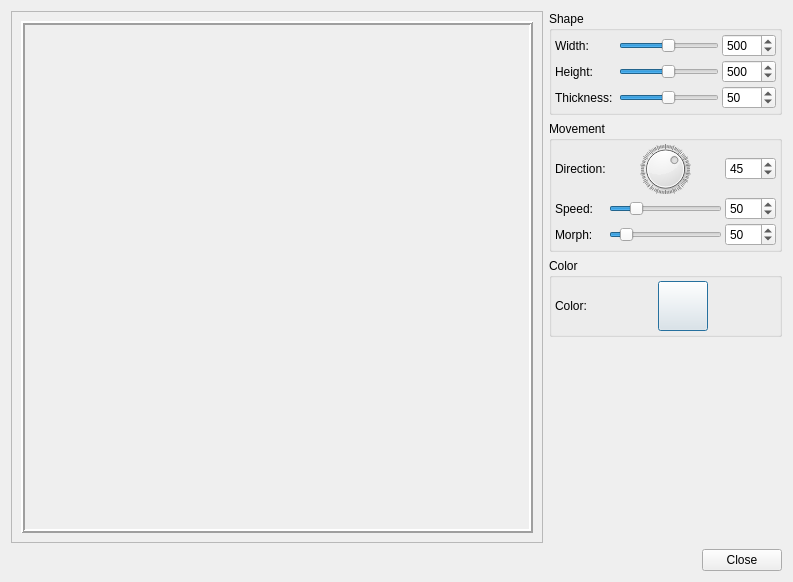
<?xml version="1.0" encoding="UTF-8"?>
<ui version="4.0">
 <class>LayerEffectSettings</class>
 <widget class="QDialog" name="LayerEffectSettings">
  <property name="geometry">
   <rect>
    <x>0</x>
    <y>0</y>
    <width>788</width>
    <height>582</height>
   </rect>
  </property>
  <property name="windowTitle">
   <string>Effect Layer Settings</string>
  </property>
  <layout class="QVBoxLayout" name="verticalLayout_3">
   <item>
    <layout class="QHBoxLayout" name="horizontalLayout_4" stretch="3,2">
     <item>
      <widget class="QFrame" name="frameVideo">
       <property name="sizePolicy">
        <sizepolicy hsizetype="Preferred" vsizetype="Preferred">
         <horstretch>0</horstretch>
         <verstretch>0</verstretch>
        </sizepolicy>
       </property>
       <property name="frameShape">
        <enum>QFrame::StyledPanel</enum>
       </property>
       <property name="frameShadow">
        <enum>QFrame::Raised</enum>
       </property>
       <layout class="QGridLayout" name="gridLayout">
        <item row="0" column="0">
         <widget class="QLabel" name="lblPreview">
          <property name="sizePolicy">
           <sizepolicy hsizetype="Preferred" vsizetype="Preferred">
            <horstretch>0</horstretch>
            <verstretch>0</verstretch>
           </sizepolicy>
          </property>
          <property name="minimumSize">
           <size>
            <width>512</width>
            <height>512</height>
           </size>
          </property>
          <property name="autoFillBackground">
           <bool>true</bool>
          </property>
          <property name="frameShape">
           <enum>QFrame::Box</enum>
          </property>
          <property name="frameShadow">
           <enum>QFrame::Raised</enum>
          </property>
          <property name="lineWidth">
           <number>2</number>
          </property>
          <property name="text">
           <string/>
          </property>
          <property name="scaledContents">
           <bool>true</bool>
          </property>
          <property name="alignment">
           <set>Qt::AlignCenter</set>
          </property>
         </widget>
        </item>
       </layout>
      </widget>
     </item>
     <item>
      <layout class="QVBoxLayout" name="verticalLayout_2">
       <item>
        <widget class="QGroupBox" name="groupBox">
         <property name="title">
          <string>Shape</string>
         </property>
         <layout class="QGridLayout" name="gridLayout_3">
          <property name="leftMargin">
           <number>3</number>
          </property>
          <property name="topMargin">
           <number>3</number>
          </property>
          <property name="rightMargin">
           <number>3</number>
          </property>
          <property name="bottomMargin">
           <number>3</number>
          </property>
          <property name="spacing">
           <number>3</number>
          </property>
          <item row="1" column="0">
           <widget class="QLabel" name="label_5">
            <property name="text">
             <string>Height:</string>
            </property>
           </widget>
          </item>
          <item row="0" column="0">
           <widget class="QLabel" name="label_4">
            <property name="text">
             <string>Width: </string>
            </property>
           </widget>
          </item>
          <item row="1" column="1">
           <widget class="QSlider" name="slideHeight">
            <property name="minimumSize">
             <size>
              <width>100</width>
              <height>0</height>
             </size>
            </property>
            <property name="minimum">
             <number>1</number>
            </property>
            <property name="maximum">
             <number>1000</number>
            </property>
            <property name="value">
             <number>500</number>
            </property>
            <property name="orientation">
             <enum>Qt::Horizontal</enum>
            </property>
           </widget>
          </item>
          <item row="1" column="2">
           <widget class="QSpinBox" name="spinHeight">
            <property name="minimum">
             <number>1</number>
            </property>
            <property name="maximum">
             <number>1000</number>
            </property>
            <property name="value">
             <number>500</number>
            </property>
           </widget>
          </item>
          <item row="0" column="1">
           <widget class="QSlider" name="slideWidth">
            <property name="minimumSize">
             <size>
              <width>100</width>
              <height>0</height>
             </size>
            </property>
            <property name="minimum">
             <number>1</number>
            </property>
            <property name="maximum">
             <number>1000</number>
            </property>
            <property name="value">
             <number>500</number>
            </property>
            <property name="orientation">
             <enum>Qt::Horizontal</enum>
            </property>
           </widget>
          </item>
          <item row="0" column="2">
           <widget class="QSpinBox" name="spinWidth">
            <property name="minimum">
             <number>1</number>
            </property>
            <property name="maximum">
             <number>1000</number>
            </property>
            <property name="value">
             <number>500</number>
            </property>
           </widget>
          </item>
          <item row="2" column="0">
           <widget class="QLabel" name="label_9">
            <property name="text">
             <string>Thickness: </string>
            </property>
           </widget>
          </item>
          <item row="2" column="1">
           <widget class="QSlider" name="slideThickness">
            <property name="minimumSize">
             <size>
              <width>100</width>
              <height>0</height>
             </size>
            </property>
            <property name="minimum">
             <number>1</number>
            </property>
            <property name="maximum">
             <number>100</number>
            </property>
            <property name="value">
             <number>50</number>
            </property>
            <property name="orientation">
             <enum>Qt::Horizontal</enum>
            </property>
           </widget>
          </item>
          <item row="2" column="2">
           <widget class="QSpinBox" name="spinThickness">
            <property name="minimum">
             <number>1</number>
            </property>
            <property name="maximum">
             <number>100</number>
            </property>
            <property name="value">
             <number>50</number>
            </property>
           </widget>
          </item>
         </layout>
        </widget>
       </item>
       <item>
        <widget class="QGroupBox" name="groupBox_2">
         <property name="title">
          <string>Movement</string>
         </property>
         <layout class="QGridLayout" name="gridLayout_2">
          <property name="leftMargin">
           <number>3</number>
          </property>
          <property name="topMargin">
           <number>3</number>
          </property>
          <property name="rightMargin">
           <number>3</number>
          </property>
          <property name="bottomMargin">
           <number>3</number>
          </property>
          <property name="spacing">
           <number>3</number>
          </property>
          <item row="0" column="2">
           <widget class="QSpinBox" name="spinDirection">
            <property name="minimum">
             <number>-359</number>
            </property>
            <property name="maximum">
             <number>719</number>
            </property>
            <property name="value">
             <number>45</number>
            </property>
           </widget>
          </item>
          <item row="1" column="1">
           <widget class="QSlider" name="slideSpeed">
            <property name="minimumSize">
             <size>
              <width>100</width>
              <height>0</height>
             </size>
            </property>
            <property name="maximum">
             <number>100</number>
            </property>
            <property name="value">
             <number>20</number>
            </property>
            <property name="orientation">
             <enum>Qt::Horizontal</enum>
            </property>
           </widget>
          </item>
          <item row="0" column="1">
           <widget class="QDial" name="dialDirection">
            <property name="sizePolicy">
             <sizepolicy hsizetype="Preferred" vsizetype="Fixed">
              <horstretch>0</horstretch>
              <verstretch>0</verstretch>
             </sizepolicy>
            </property>
            <property name="maximumSize">
             <size>
              <width>16777215</width>
              <height>50</height>
             </size>
            </property>
            <property name="styleSheet">
             <string notr="true">background-image: url(:/img/data/parchment.jpg);</string>
            </property>
            <property name="minimum">
             <number>0</number>
            </property>
            <property name="maximum">
             <number>360</number>
            </property>
            <property name="value">
             <number>225</number>
            </property>
            <property name="orientation">
             <enum>Qt::Horizontal</enum>
            </property>
            <property name="wrapping">
             <bool>true</bool>
            </property>
            <property name="notchesVisible">
             <bool>true</bool>
            </property>
           </widget>
          </item>
          <item row="1" column="2">
           <widget class="QSpinBox" name="spinSpeed">
            <property name="maximum">
             <number>100</number>
            </property>
            <property name="value">
             <number>50</number>
            </property>
           </widget>
          </item>
          <item row="0" column="0">
           <widget class="QLabel" name="label_2">
            <property name="text">
             <string>Direction:</string>
            </property>
           </widget>
          </item>
          <item row="1" column="0">
           <widget class="QLabel" name="label_3">
            <property name="text">
             <string>Speed:</string>
            </property>
           </widget>
          </item>
          <item row="2" column="0">
           <widget class="QLabel" name="label_8">
            <property name="text">
             <string>Morph:</string>
            </property>
           </widget>
          </item>
          <item row="2" column="1">
           <widget class="QSlider" name="slideMorph">
            <property name="minimumSize">
             <size>
              <width>100</width>
              <height>0</height>
             </size>
            </property>
            <property name="maximum">
             <number>500</number>
            </property>
            <property name="value">
             <number>50</number>
            </property>
            <property name="orientation">
             <enum>Qt::Horizontal</enum>
            </property>
           </widget>
          </item>
          <item row="2" column="2">
           <widget class="QSpinBox" name="spinMorph">
            <property name="maximum">
             <number>500</number>
            </property>
            <property name="value">
             <number>50</number>
            </property>
           </widget>
          </item>
         </layout>
        </widget>
       </item>
       <item>
        <widget class="QGroupBox" name="groupBox_3">
         <property name="title">
          <string>Color</string>
         </property>
         <layout class="QHBoxLayout" name="horizontalLayout_3">
          <property name="spacing">
           <number>3</number>
          </property>
          <property name="leftMargin">
           <number>3</number>
          </property>
          <property name="topMargin">
           <number>3</number>
          </property>
          <property name="rightMargin">
           <number>3</number>
          </property>
          <property name="bottomMargin">
           <number>3</number>
          </property>
          <item>
           <widget class="QLabel" name="label">
            <property name="text">
             <string>Color:</string>
            </property>
           </widget>
          </item>
          <item>
           <spacer name="horizontalSpacer_2">
            <property name="orientation">
             <enum>Qt::Horizontal</enum>
            </property>
            <property name="sizeHint" stdset="0">
             <size>
              <width>40</width>
              <height>20</height>
             </size>
            </property>
           </spacer>
          </item>
          <item>
           <widget class="ColorPushButton" name="btnColorizeColor">
            <property name="minimumSize">
             <size>
              <width>50</width>
              <height>50</height>
             </size>
            </property>
            <property name="maximumSize">
             <size>
              <width>50</width>
              <height>50</height>
             </size>
            </property>
            <property name="text">
             <string/>
            </property>
           </widget>
          </item>
          <item>
           <spacer name="horizontalSpacer">
            <property name="orientation">
             <enum>Qt::Horizontal</enum>
            </property>
            <property name="sizeHint" stdset="0">
             <size>
              <width>40</width>
              <height>20</height>
             </size>
            </property>
           </spacer>
          </item>
         </layout>
        </widget>
       </item>
       <item>
        <spacer name="verticalSpacer">
         <property name="orientation">
          <enum>Qt::Vertical</enum>
         </property>
         <property name="sizeHint" stdset="0">
          <size>
           <width>20</width>
           <height>40</height>
          </size>
         </property>
        </spacer>
       </item>
      </layout>
     </item>
    </layout>
   </item>
   <item>
    <widget class="QDialogButtonBox" name="buttonBox">
     <property name="orientation">
      <enum>Qt::Horizontal</enum>
     </property>
     <property name="standardButtons">
      <set>QDialogButtonBox::Close</set>
     </property>
    </widget>
   </item>
  </layout>
 </widget>
 <customwidgets>
  <customwidget>
   <class>ColorPushButton</class>
   <extends>QPushButton</extends>
   <header>colorpushbutton.h</header>
  </customwidget>
 </customwidgets>
 <resources/>
 <connections>
  <connection>
   <sender>buttonBox</sender>
   <signal>accepted()</signal>
   <receiver>LayerEffectSettings</receiver>
   <slot>accept()</slot>
   <hints>
    <hint type="sourcelabel">
     <x>248</x>
     <y>254</y>
    </hint>
    <hint type="destinationlabel">
     <x>157</x>
     <y>274</y>
    </hint>
   </hints>
  </connection>
  <connection>
   <sender>buttonBox</sender>
   <signal>rejected()</signal>
   <receiver>LayerEffectSettings</receiver>
   <slot>reject()</slot>
   <hints>
    <hint type="sourcelabel">
     <x>316</x>
     <y>260</y>
    </hint>
    <hint type="destinationlabel">
     <x>286</x>
     <y>274</y>
    </hint>
   </hints>
  </connection>
 </connections>
</ui>
